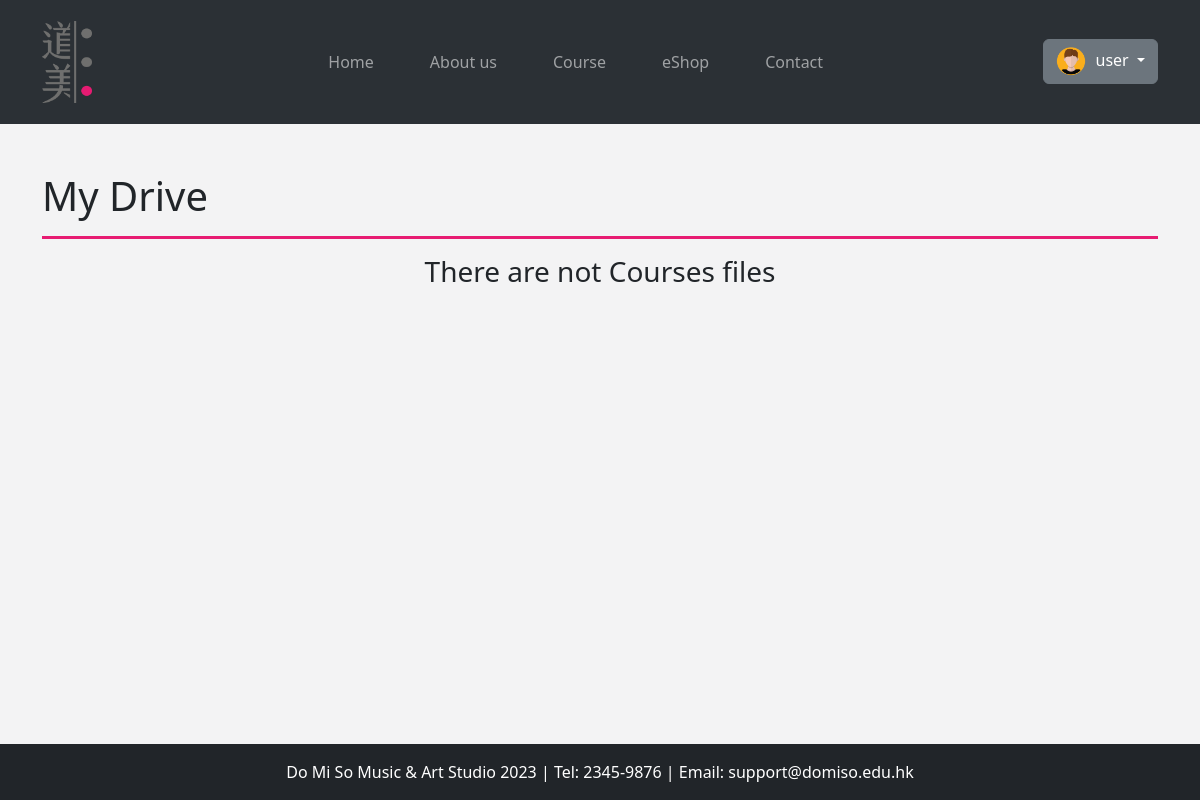
Page /my-drive.php (signed in) on the earlier database version.
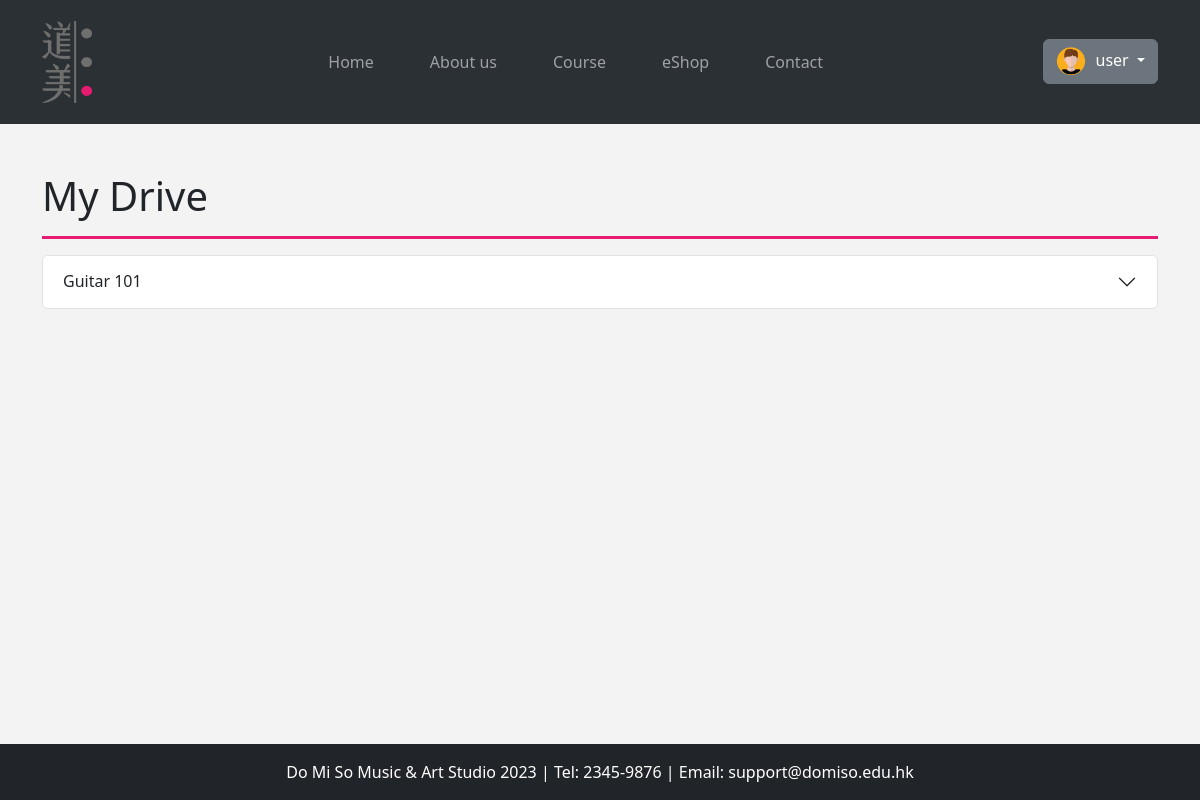
Same page on the later database version.
### tables this page shows
CREATE TABLE `course_files` (
  `id` int(10) UNSIGNED NOT NULL,
  `course_id` int(11) NOT NULL,
  `file_name` varchar(255) NOT NULL,
  `file_path` varchar(255) NOT NULL,
  `created_at` timestamp NULL DEFAULT current_timestamp(),
  `updated_at` timestamp NULL DEFAULT current_timestamp() ON UPDATE current_timestamp()
);

CREATE TABLE `courses` (
  `course_id` int(11) NOT NULL,
  `course_name` varchar(255) DEFAULT NULL,
  `course_description` text DEFAULT NULL,
  `course_date` date DEFAULT NULL,
  `course_price` decimal(10,2) DEFAULT NULL,
  `teacher_id` int(11) DEFAULT NULL,
  `room_location` int(11) NOT NULL,
  `room_session` varchar(30) NOT NULL,
  `course_code` varchar(10) DEFAULT NULL,
  `image_url_1` varchar(255) DEFAULT NULL,
  `image_url_2` varchar(255) DEFAULT NULL,
  `image_url_3` varchar(255) DEFAULT NULL,
  `image_url_4` varchar(255) DEFAULT NULL,
  `created_at` timestamp NULL DEFAULT current_timestamp(),
  `updated_at` timestamp NULL DEFAULT current_timestamp() ON UPDATE current_timestamp()
);

### config/database.php (called while the page is built, shortened)
<?php
if (!function_exists('chunkArrayByKeyValue')) {
  function chunkArrayByKeyValue($array, $key)
  {
    $chunks = array_reduce($array, function ($result, $item) use ($key) {
      $value = $item[$key];
      if (!isset($result[$value])) {
        $result[$value] = array();
      }
      $result[$value][] = $item;
      return $result;
    }, array());
    return $chunks;
  }
}

### my-drive.php (the view, shortened to what this page needs)
<?php
$nav = "";
include('components/header.php');
include './config/database.php';
$user_id = $_SESSION['user_id'];
$sql = "SELECT cf.file_name, cf.file_path, cf.id, c.course_name , c.teacher_id
FROM course_files cf
INNER JOIN courses c ON c.course_id = cf.course_id
INNER JOIN enrollments e ON e.course_id = c.course_id
WHERE e.user_id = '$user_id'";
$result = mysqli_query($conn, $sql);
$files = [];
while ($row = mysqli_fetch_assoc($result)) {
  $files[] = $row;
}
$files = chunkArrayByKeyValue($files, "course_name");
?>
<div class="container py-5">
  <h1>My Drive</h1>
  <hr />
  <?php if (empty($files)) : ?>
    <h3 class="text-center">There are not Courses files</h3>
  <?php endif;
  $accord = 0;
  ?>
  <div class="accordion" id="accordionFlushExample">
    <?php foreach ($files as $file) :
      $accord++;
    ?>
      <div class="accordion-item mb-4">
        <h2 class="accordion-header" id="flush-headingOne">
          <button class="accordion-button collapsed" type="button" data-bs-toggle="collapse" data-bs-target="#flush-collapse<?= $accord ?>" aria-expanded="false" aria-controls="flush-collapseOne">
            <?= $file[0]['course_name'] ?>
          </button>
        </h2>
      </div>
    <?php endforeach; ?>
  </div>
</div>
<?php include('components/footer.php'); ?>

### components/Header.php (shortened to what this page needs)
<!doctype html>
<html lang="en">
<head>
  <link href="https://cdn.jsdelivr.net/npm/bootstrap@5.3.0-alpha3/dist/css/bootstrap.min.css" rel="stylesheet">
  <link href="https://cdnjs.cloudflare.com/ajax/libs/font-awesome/6.0.0/css/all.min.css" rel="stylesheet" />
  <link rel="stylesheet" href="./assets/css/owlcarousel/owl.carousel.min.css">
  <link rel="stylesheet" href="./assets/css/owlcarousel/owl.theme.default.min.css">
  <link rel="stylesheet" href="./assets/css/home.css">
</head>
<body>
  <?php include('navbar.php'); ?>

### components/Navbar.php (shortened to what this page needs)
<?php
include './config/database.php';
if (isset($_SESSION['user_id'])) {
  $user_id = $_SESSION['user_id'];
  $sql = "SELECT profile_image FROM users WHERE id = '$user_id'";
  $result = mysqli_query($conn, $sql);
  $user = mysqli_fetch_assoc($result);
}
?>
<nav class="navbar center navbar-expand-lg bg-body-tertiary bg-dark bg-dark py-3" data-bs-theme="dark">
  <div class="container">
    <a class="navbar-brand" href="index.php">
      <img width="50" src="./assets/images/logo.png" />
    </a>
    <div class="collapse navbar-collapse" id="navbarSupportedContent">
      <ul class="navbar-nav mx-auto mb-2 mb-lg-0">
        <li class="nav-item">
          <a class="nav-link <?= $nav == "home" ? "active" : "" ?>" aria-current="page" href="index.php">Home</a>
        </li>
        <li class="nav-item">
          <a class="nav-link <?= $nav == "about" ? "active" : "" ?>" aria-current="page" href="about.php">About us</a>
        </li>
        <li class="nav-item">
          <a class="nav-link <?= $nav == "course" ? "active" : "" ?>" aria-current="page" href="course.php">Course</a>
        </li>
        <li class="nav-item">
          <a class="nav-link <?= $nav == "eshop" ? "active" : "" ?>" aria-current="page" href="eshop.php">eShop</a>
        </li>
        <li class="nav-item">
          <a class="nav-link <?= $nav == "contact" ? "active" : "" ?>" aria-current="page" href="contact.php">Contact</a>
        </li>
      </ul>
      <?php
      if (!isset($_SESSION['user_id'])) :
      ?>
        <div class="auth hidden">
          <a href="./login.php" class="btn btn-link text-white">Login</a>
          <a href="./register.php" class="btn btn-primary">Sign up</a>
        </div>
      <?php else : ?>
        <div class="dropdown">
          <button class="btn btn-secondary dropdown-toggle" type="button" id="dropdownMenuButton" data-bs-toggle="dropdown" aria-haspopup="true" aria-expanded="false">
            <img src="<?= empty($user['profile_image']) ? "./assets/images/profile.png" : './uploads/profiles/' . $user['profile_image'] ?>" class="img-profile rounded-circle" alt="User Profile">
            <?= $_SESSION['username'] ?>
          </button>
        </div>
      <?php endif; ?>
    </div>
  </div>
</nav>

### components/Footer.php (shortened to what this page needs)
<footer class="bg-dark">
  <div class="container text-white d-flex align-items-center justify-content-center py-3 text-center">
    <span>Do Mi So Music & Art Studio 2023 | Tel: 2345-9876 | Email: support@domiso.edu.hk</span>
  </div>
</footer>
</body>
</html>

### assets/css/home.css (style rules this page uses)
:root { --primary-color: #e71b72; --bs-primary : red; --bs-primary-color: #e71b72; --bg-color:#6F6F6F; }
hr { border-color: var(--primary-color); border-width: 3px; opacity: 1; }
a { text-decoration: none !important; }
body { padding-bottom: 40px; background-color: #f3f3f4; }
.navbar .nav-item { margin: 0 20px; }
.navbar .img-profile { border-radius: var(--bs-border-radius); max-width: 100%; height: auto; width: 30px; margin-right: 5px; }
footer { position: fixed; width: 100%; bottom: 0; z-index: 99999; }

Differences in the rows shown:
added course_files: course.course_name "Guitar 101"
Other differences:
text no longer shown: "There are not Courses files"
